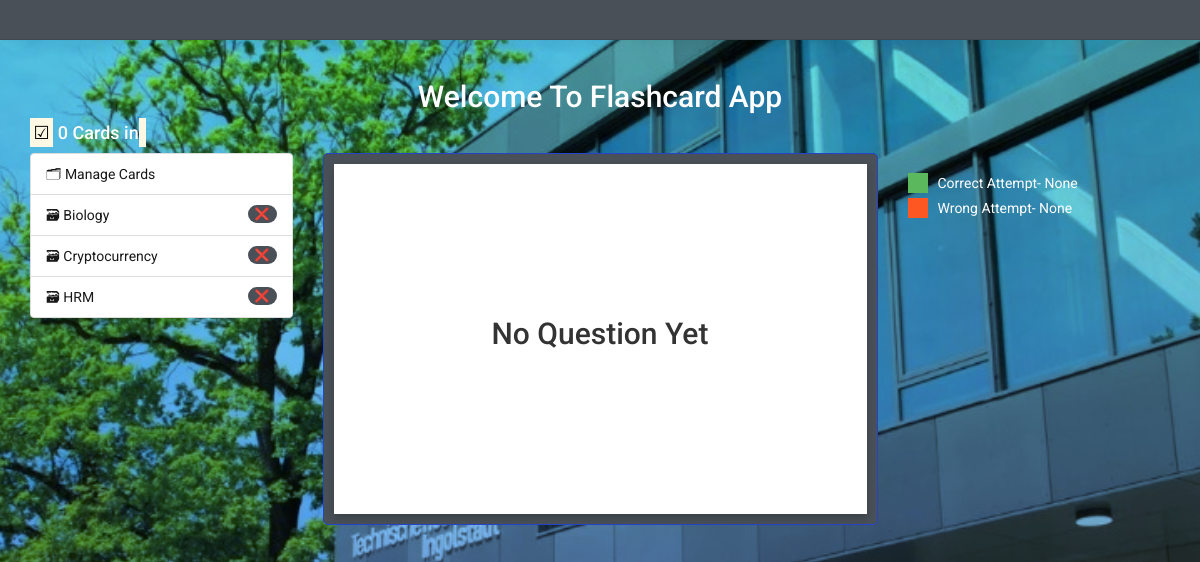
The app's page /deck/Biology with its own data.
### cards/models.py (models this page shows)
class Deck(models.Model):
    name = models.CharField(max_length=100)
    def __str__(self):
        return self.name

### cards/views.py (the view, shortened to what this page needs)
class BoxView(CardListView):
    template_name = "cards/box.html"
    form_class = CardCheckForm
    def get_queryset(self):
        card_ids = filter_learning_history()
        logger = logging.getLogger(__name__)
        logger.info(f"card_ids: {card_ids}")
        deck = Deck.objects.get(name=self.kwargs["deck"])
        return Card.objects.filter(deck=deck).exclude(id__in=card_ids)
    def get_context_data(self, **kwargs):
        context = super().get_context_data(**kwargs)
        card_list = list(self.get_queryset())
        if self.object_list:
            context["check_card"] = random.choice(self.object_list)
        return context

### cards/templatetags/cards_tags.py (called while the page is built)
@register.inclusion_tag("cards/box_links.html")
@register.inclusion_tag("cards/box_links.html")
def decks_as_links():
    decks = Deck.objects.all()
    return {'decks':decks}

### cards/views.py (called while the page is built)
def filter_learning_history():
    time_threshold = timezone.now() - timedelta(hours=48)
    recent_known_records = LearningHistory.objects.filter(
        queried_at__gte=time_threshold,
        known=True
    )
    card_counts = recent_known_records.values('card').annotate(card_count=Count('card')).filter(card_count__gte=2)
    print( card_counts)
    card_ids = [entry['card'] for entry in card_counts]
    filtered_records = LearningHistory.objects.filter(card__in=card_ids, queried_at__gte=time_threshold, known=True)
    return card_ids

    def get_context_data(self, **kwargs):
        context = super().get_context_data(**kwargs)
        name = self.request.session.get('name')
        wrong = self.request.session.get('wrong')
        correct = self.request.session.get('correct')
        context['name'] = name
        context['wrong'] = wrong
        context['correct'] = correct
        return context

### cards/templates/cards/box.html
{% extends "cards/base.html" %}
{% load humanize %}
{% block content %}
    <h4><mark>&#x2611;</mark> <span class="mywhite"> {{ object_list | length }} Card{{ object_list | pluralize }} in </span><span><mark>{{check_card.deck}}</mark></span></h4>
    {% if check_card %}
        {% include "cards/card.html" with card=check_card %}
    {% else %}
    {% include "cards/card.html" with card=check_card %}
    {% endif %}
{% endblock content %}

### cards/templates/cards/box_links.html (shortened to what this page needs)
{% load humanize %}
{% for deck in decks %}
<li class="list-group-item d-flex justify-content-between align-items-center">
    <a href="{% url 'deck' deck=deck.name %}">
        🗃 {{ deck  }}
    </a>
    <a data-id="{{deck.id}}" data-name="{{ deck.name }}" class="myBtn badge badge-primary badge-pill" >❌</a>
  </li>
{% endfor %}

### cards/static/css/styles.css (style rules this page uses)
body { position: relative; margin: 0; padding: 0; height: 100vh; display: block; background-image: url('../image/bg1.jpeg'), linear-gradient(to bottom, rgba(0, 255, 234, 0.5), rgba(0, 70, 255, 0.5)); background-size: cover, cover; background-position: center, center; background-blend-mode: multiply; background-repeat: no-repeat; font-family: 'Roboto', sans-serif; background-attachment: fixed; }
.mywhite { color: white; }
.badge { display: inline-block; min-width: 10px; padding: 3px 7px; font-size: 12px; font-weight: 700; line-height: 1; color: #fff; text-align: center; white-space: nowrap; vertical-align: middle; background-color: var(--primary-color) !important; border-radius: 10px; }

### cards/templates/cards/base.html (style rules this page uses)
:root { --primary-color: #495057; --secondary-color: #5cb85c; --accent-color: #FF5722; }
a,a:visited { color: white; }
.list-group-item a { color: #181818; }

### records on screen
Deck: name "Biology"
Deck: name "Cryptocurrency"
Deck: name "HRM"

### other values on screen
{{ object_list | length }} "0"
{{ object_list | pluralize }} "s"
{{ correct }} "None"
{{ wrong }} "None"
